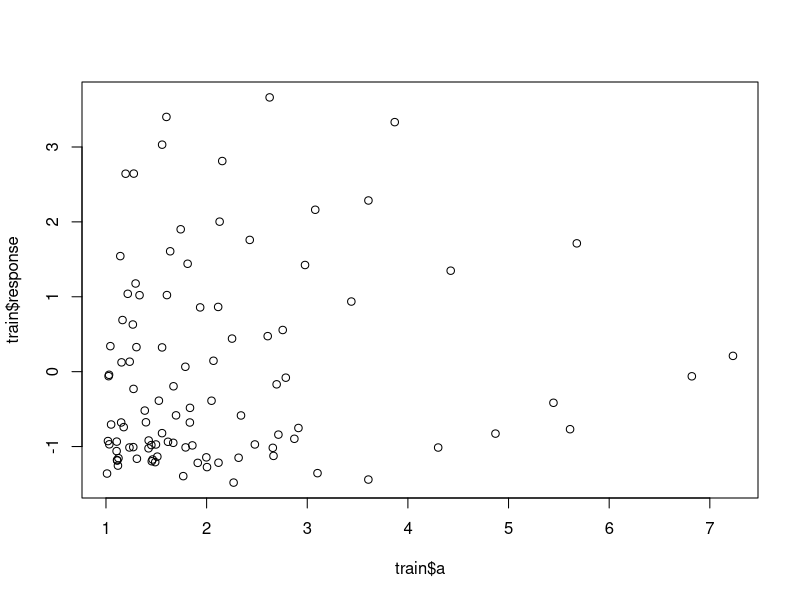
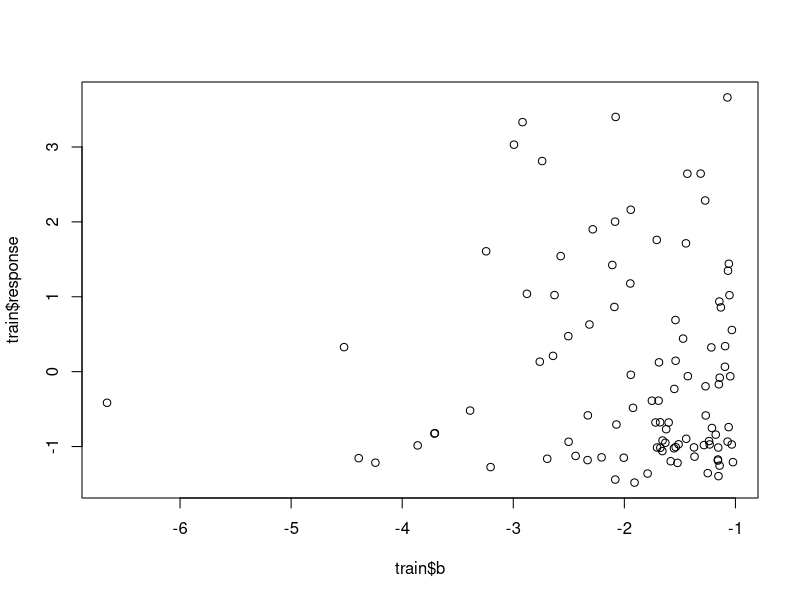
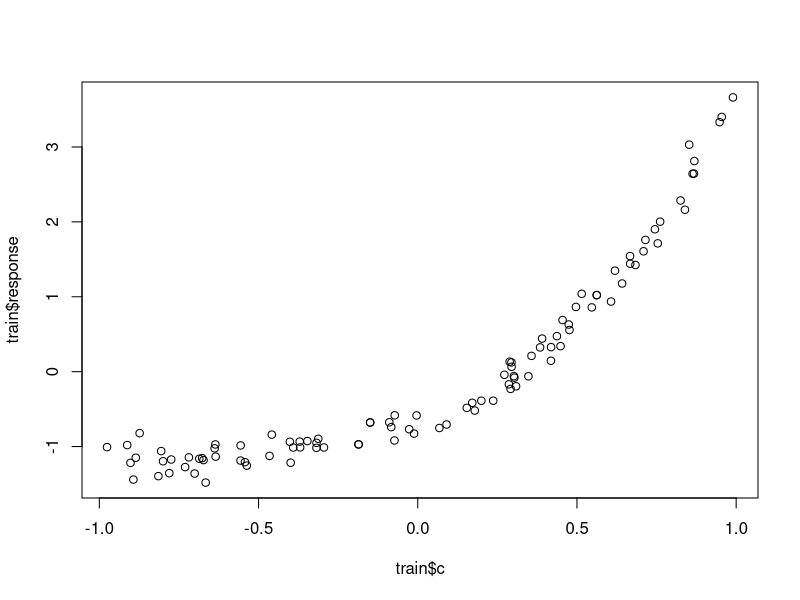
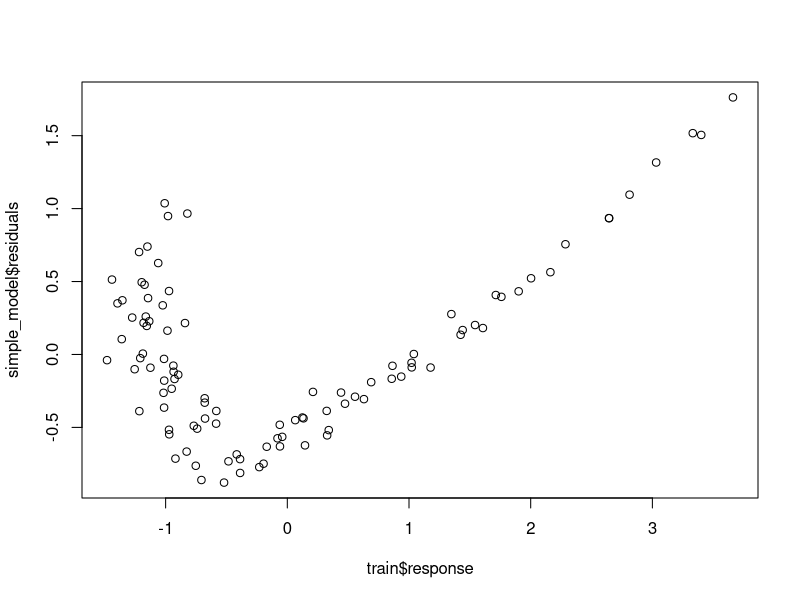
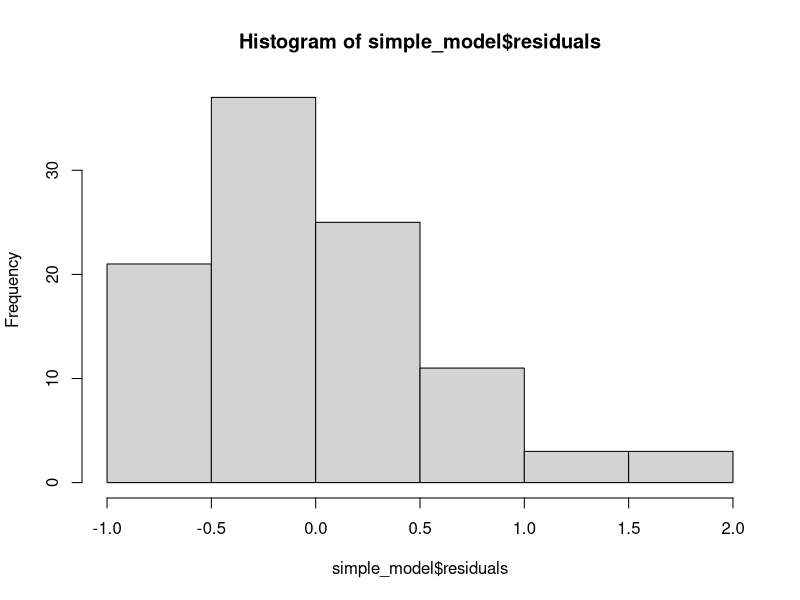
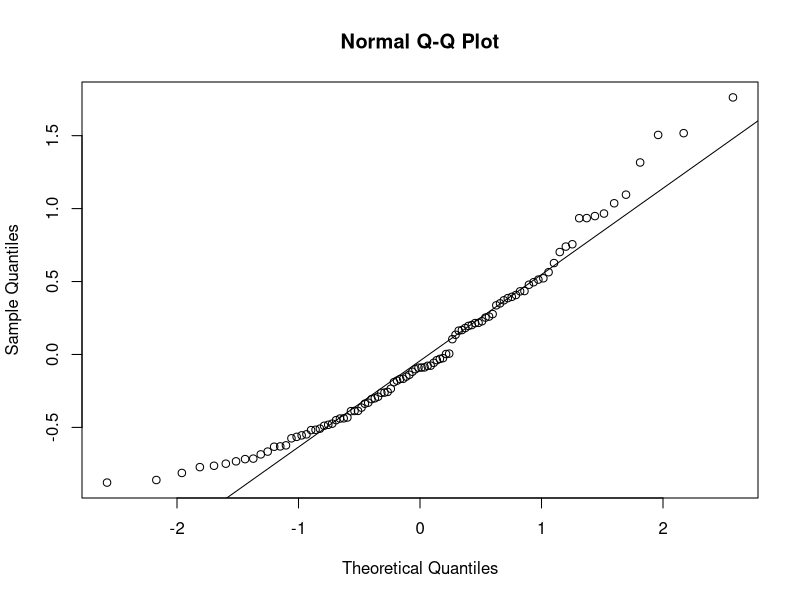
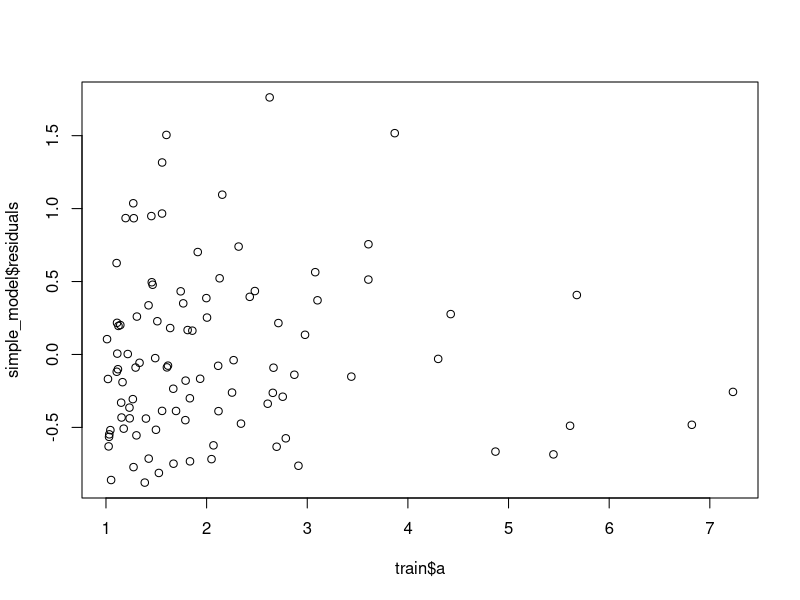
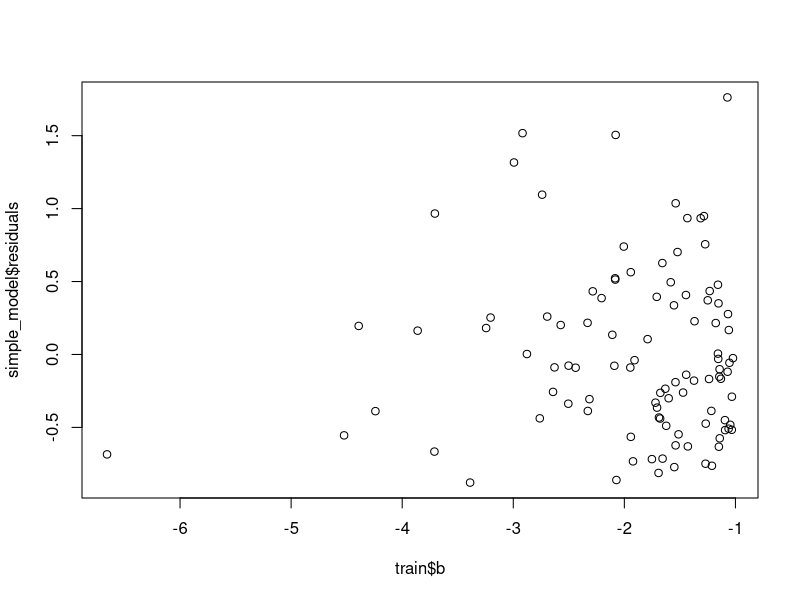

These figures' R source, in order:

library("car")
library("MASS")

q1 <- read.table(
  "finaltr1.dat",
  header = F,
  as.is = T,
  col.names = c('a', 'b', 'c', 'response')
)
c = ncol(q1)
r = nrow(q1)

head(q1)

train = q1[1:100,]
train$response = as.numeric(train$response)
test_x = q1[101:nrow(q1),][,c("a","b","c")]
test_y = read.table("finalprq1.dat", header = F, as.is = T, col.names = c('response'))

tail(train)
head(test_x)
head(test_y)

plot(train$a, train$response)
plot(train$b, train$response)
plot(train$c, train$response)

simple_model = lm(response ~ a + b + c, data=train)
summary(simple_model)
anova(simple_model)

# we see that response can be negative, we should shift it
plot(train$response, simple_model$residuals)

# right skewed residuals although still normal mostly
hist(simple_model$residuals)
qqnorm(simple_model$residuals)
qqline(simple_model$residuals)

plot(train$a, simple_model$residuals)
plot(train$b, simple_model$residuals)
plot(train$c, simple_model$residuals)

# we add 10^(-5) because we need every value to be positive, not just 0
response_shift = abs(min(train$response)) + 10e-5
train$shifted_response = train$response + response_shift

# looks like lambda \approx 0.4
# aka perform sqrt transformation
boxcox(shifted_response ~ a + b + c, data=train)

# some correlation between a and c
# c holds the most correlation towards our response variable...
cor(train)

model2 = lm(sqrt(shifted_response) ~ a + b + c, data=train)
# model2 = lm(sqrt(train$shifted_response) ~ train$a + train$b + train$c)
summary(model2)
anova(model2)

# much better normality
hist(model2$residuals, breaks=10)

# however, not nearly constant variance still
plot(train$a, model2$residuals)
plot(train$b, model2$residuals)
plot(train$c, model2$residuals)
plot(exp(train$c), model2$residuals)

# we take the prediction values and square them since we did a sqrt transform
# then we add the minimum shift back and subtract our epsilon from before
predict_test = (predict(model2, test_x) ** 2) - response_shift

# now we compare between our initial model and the new model
sum((predict_test - test_y)**2)
sum((predict(simple_model, test_x) - test_y)**2)

data.frame("predicted"=predict_test, "real"=test_y$response)

model3 = lm(sqrt(shifted_response) ~ a + c, data=train)
summary(model3)
anova(model3)

predict_test_model3 = (predict(model3, test_x) ** 2) - response_shift
sum((predict_test_model3 - test_y)**2)

model4 = lm(sqrt(shifted_response) ~ exp(c) + a*c, data=train)
anova(model4)
Anova(model4)

predict_test_model4 = (predict(model4, test_x) ** 2) - response_shift

# SSE
sum((predict_test_model4 - test_y)^2)

# MSE of test
mean(((predict_test_model4 - test_y)^2)$response)
# MSE of model (residuals) against training
anova(model4)["Mean Sq"][5,1]

data.frame("predicted"=predict_test_model4, "real"=test_y$response)

write.table(predict_test_model4, file="PR1_submit.dat", col.names = F, row.names = F)
